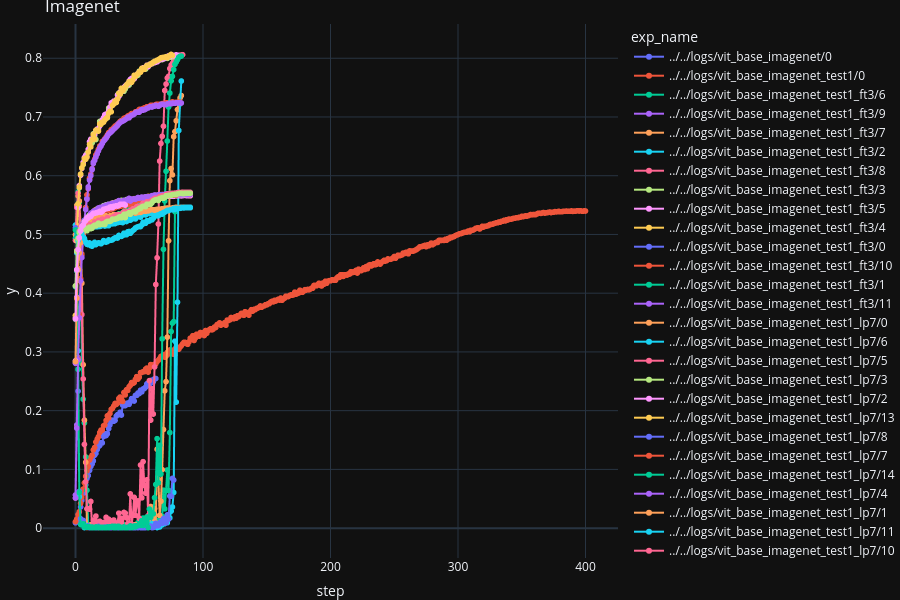

Notebook code cell kept with this figure:
### Code cell
from tensorboard.backend.event_processing.event_accumulator import EventAccumulator
import pandas as pd
import os
import logging
import numpy as np
import plotly.express as px
import warnings
import yaml
import matplotlib.pyplot as plt
import yaml

warnings.filterwarnings('ignore')
logging.getLogger('tensorboard').setLevel(logging.ERROR)
def fetch_events(log_dir, tag="val/acc"):
    event_acc = EventAccumulator(log_dir)
    event_acc.Reload()
    return event_acc

def find_experiments(path, list_of_runs):
    # loop through all runs to gather results
    runs = [i for i in np.sort(os.listdir(path)) if "." not in i]
    runs_all = list_of_runs.copy()
    for r_ in runs:
        r2 = [i for i in os.listdir(os.path.join(path, r_))]
        for r2_ in r2:
            runs_all.append(os.path.join(path, r_, r2_))
    return runs_all

list_of_runs = []
list_of_runs = find_experiments("../../logs", list_of_runs)

pandas_dataframe = pd.DataFrame()
plot_data = {}
idx = 0

exp_filter = [

            ############################# gmae ###################################
            ["vit_base_imagenet_test1/",                "gmae-base Gaussian-256"],  
            ["vit_base_imagenet/",                "gmae-base Gaussian-256"],  
            # ["vit_base_imagenet_test1_lp6/5",                "gmae-base Gaussian-256"],  
            ["vit_base_imagenet_test1_lp7/",                "gmae-base Gaussian-256"],  

            ["vit_base_imagenet_test1_ft3/",                "gmae-base Gaussian-256"],  
            
        
]   

for run in list_of_runs:
    for exp_ in exp_filter:
        if exp_[0] not in run:
            continue
        
        if not os.path.exists(run + "/results/"):
            continue

        try:
            log_dir = run + "/tensorboard/lightning_logs/version_0/"
            events = fetch_events(log_dir)
            try:
                a1 = events.Scalars("val/linear_probe_acc_11")
            except:
                a1 = events.Scalars("val/linear_probe_acc_11")

            values_with_steps = []
            c = 0
            for event in a1:
                c += 1
                values_with_steps.append((event.step, event.value))

            # [(event.step, event.value) for event in a1]
            values_with_steps = np.array(values_with_steps)
            # sort by steps
            values_with_steps = values_with_steps[values_with_steps[:,0].argsort()]
            # filter if steps are repeated
            values_with_steps = [values_with_steps[0]] + [values_with_steps[i] for i in range(1, len(values_with_steps)) if values_with_steps[i][0] != values_with_steps[i-1][0]]
            try:
                configs = yaml.load(open(run + "/.hydra/config.yaml", 'r'), Loader=yaml.FullLoader)
                mix_token_ratio =  configs['configs']['mix_token_ratio']
                mask_ratio =  configs['configs']['mask_ratio']
                mask_type =  configs['configs']['training_type']
            except Exception as e:
                print(e)
                mix_token_ratio =  configs['configs']['mix_token_ratio']
                mask_ratio =  configs['configs']['mask_ratio']
                mask_type =  "none"
            # if(mask_ratio>0):
            #     continue
            for e,(x,y) in enumerate(values_with_steps):
                ds = {"exp": exp_[1], "group": run, "exp_name": run, "step": e, "y": y, "mix_token_ratio": mix_token_ratio, "mask_ratio": mask_ratio, "mask_type": mask_type}
                pandas_dataframe = pandas_dataframe.append(ds, ignore_index=True)
        except Exception as e:
            # print(e)
            pass

fig = px.line(pandas_dataframe, x="step", y="y", color="exp_name", hover_data=["exp", "step", "y", "mix_token_ratio", "mask_ratio", "mask_type"], title="Imagenet", markers=True)
fig.update_layout(template="plotly_dark")
# fig.update_layout(yaxis_range=[0.0,0.85])
# fig.update_layout(xaxis_range=[0,400])
fig.update_layout(
    autosize=False,
    width=900,
    height=600, 
    margin=dict(t=24,l=0,b=16,r=30),
    showlegend=True,
)

# show labels at the end of each line
fig.update_traces(textposition='top center')

fig.show()
